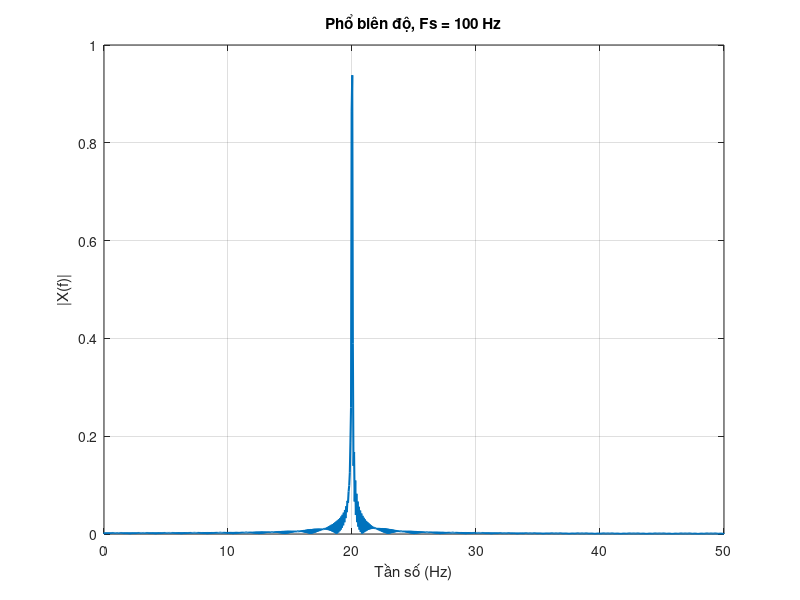

This figure's MATLAB source:
Fs = 100; L = 1000;
t = (0:L-1)/Fs;
x = 0.7*sin(2*pi*50*t) + sin(2*pi*120*t);

NFFT = 2048;
X = fft(x, NFFT)/L;
f_axis = Fs/2*linspace(0,1,NFFT/2+1);

figure;
plot(f_axis, 2*abs(X(1:NFFT/2+1)), 'LineWidth',1.5); grid on;
xlabel('Tần số (Hz)'); ylabel('|X(f)|');
title('Phổ biên độ, Fs = 100 Hz');
